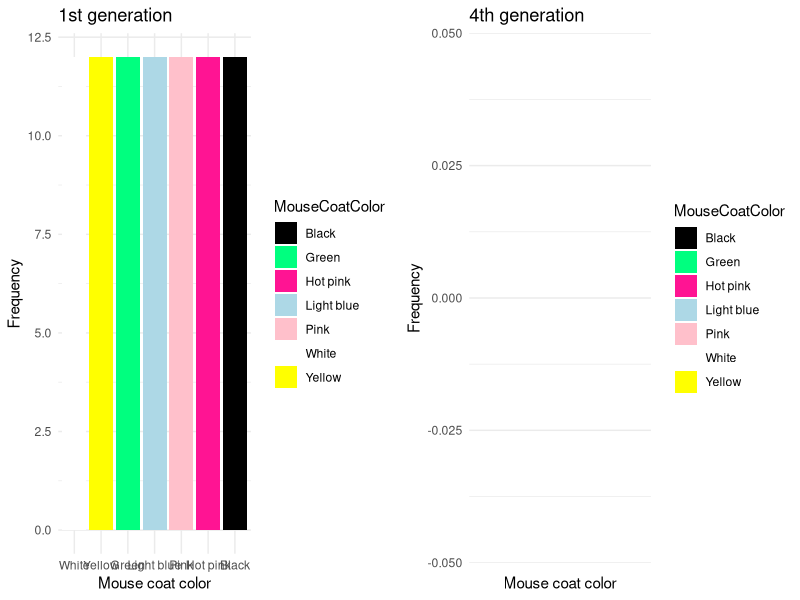

Generate this figure with R:
# This code allows us to look at the effects of natural selection due to predation

#Load libraries
library(tidyverse)
library(gridExtra) #REMEMBER TO INSTALL!!!

# Set your working directory
setwd("addyourworkingdirectoryhere") 

# Load the data
data <- read.csv("naturalselectiondatasheet.csv")

# Ensure the 'Order_LightesttoDarkest' column is numeric
data$Order_LightesttoDarkest <- as.numeric(data$Order_LightesttoDarkest)

# Define a named vector that matches coat color names to actual colors
color_mapping <- c("White" = "white", 
                   "Yellow" = "yellow", 
                   "Green" = "#00FF7F", 
                   "Light blue" = "lightblue", 
                   "Pink" = "#FFC0CB", 
                   "Hot pink" = "#FF1493", 
                   "Black" = "black")

# Create a subset for the first generation
first_gen <- data %>% dplyr::filter(Generation == "1stGen")

# Create a subset for the final generation
final_gen <- data %>% dplyr::filter(Generation == "4thGen")

# Plot for the first generation
p1 <- ggplot(first_gen, aes(x = reorder(MouseCoatColor, Order_LightesttoDarkest), y = Frequency, fill = MouseCoatColor)) +
  geom_bar(stat = "identity") +
  scale_fill_manual(values = color_mapping) +
  labs(title = "1st generation",
       x = "Mouse coat color",
       y = "Frequency") +
  theme_minimal() 

# Plot for the final generation
p2 <- ggplot(final_gen, aes(x = reorder(MouseCoatColor, Order_LightesttoDarkest), y = Frequency, fill = MouseCoatColor)) +
  geom_bar(stat = "identity") +
  scale_fill_manual(values = color_mapping) +
  labs(title = "4th generation",
       x = "Mouse coat color",
       y = "Frequency") +
  theme_minimal() 

grid.arrange(p1, p2, ncol = 2)

